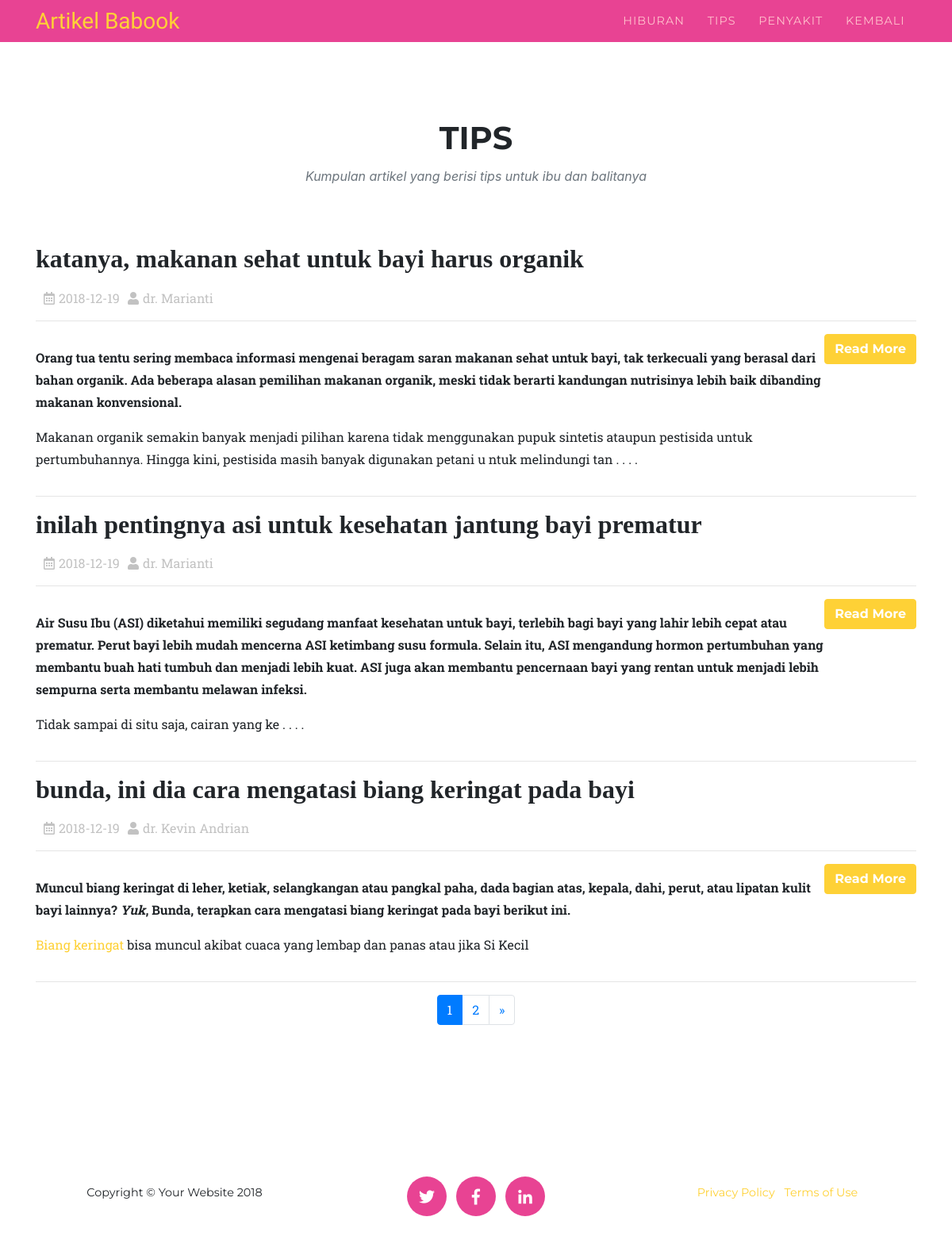
The page /tips.php on the database its author committed.
### tables this page shows
CREATE TABLE `artikel` (
  `id_artikel` int(3) NOT NULL,
  `judul` varchar(100) DEFAULT NULL,
  `tanggal` date DEFAULT NULL,
  `penulis` varchar(30) DEFAULT NULL,
  `isi` text DEFAULT NULL,
  `jenis` enum('Hiburan','Tips','Penyakit') DEFAULT NULL
);

### tips.php (the view, shortened to what this page needs)
<?php require 'config.php'; ?>
<!DOCTYPE html>
<html lang="en">
  <head>
    <link href="vendor/bootstrap/css/bootstrap.min.css" rel="stylesheet">
    <link href="vendor/fontawesome-free/css/all.min.css" rel="stylesheet" type="text/css">
      <link href="./css/artikel.css" rel="stylesheet">
    <link href="./css/agency.min2.css" rel="stylesheet">
    <link href="./css/agency2.css" rel="stylesheet">
  </head>
  <body id="page-top">
    <nav class="navbar navbar-expand-lg navbar-dark fixed-top" id="mainNav">
      <div class="container">
        <a class="navbar-brand js-scroll-trigger" href="#page-top">Artikel Babook</a>
        <div class="collapse navbar-collapse" id="navbarResponsive">
          <ul class="navbar-nav text-uppercase ml-auto">
               <li class="nav-item">
              <a class="nav-link" href="hiburan.php">HIBURAN</a>
            <li class="nav-item">
              <a class="nav-link" href="tips.php">TIPS</a>
            </li>
            <li class="nav-item">
              <a class="nav-link" href="penyakit.php">PENYAKIT</a>
            </li>
            <li class="nav-item">
              <a class="nav-link" href="index.php">KEMBALI</a>
            </li>
          </ul>
        </div>
      </div>
    </nav>
    <section id="services">
      <div class="container">
        <div class="row">
          <div class="col-lg-12 text-center">
            <h2 class="section-heading text-uppercase">TIPS</h2>
            <h3 class="section-subheading text-muted">Kumpulan artikel yang berisi tips untuk ibu dan balitanya</h3>
          </div>
   <?php
    $jumlahDataPerhalaman = 3;
    $data = mysqli_query($koneksi, "SELECT * FROM artikel where jenis='Tips' order by id_artikel desc");
    $jumlahData = mysqli_num_rows($data);
    $jumlahHalaman = ceil($jumlahData / $jumlahDataPerhalaman);
    $halamanAktif = ( isset($_GET["halaman"]) ) ? $_GET["halaman"] : 1;
    $awalData = ($jumlahDataPerhalaman * $halamanAktif) - $jumlahDataPerhalaman;
    $artikel = mysqli_query($koneksi,"SELECT * FROM artikel where jenis='Tips' order by id_artikel desc limit $awalData, $jumlahDataPerhalaman ");
    while ($res=mysqli_fetch_array($artikel)) { ?>
    <div class="col-md-12">
        <div class="panel panel-default">
         <div class="panel-body">
          <h2 style="font-family: Georgia"><?php echo $res['judul']; ?></h2>
          <div class="info-meta">
           <ul class="pagination">
              <li style="margin-left: 10px;"><i style="margin-right: 5px;" class="far fa-calendar-alt"></i><?php echo $res['tanggal']; ?></li>
              <li style="margin-left: 10px;"><i style="margin-right: 5px;" class="fa fa-user"></i><?php echo $res['penulis']; ?></li>
            </ul>
          </div>
          <hr>
          <div class = "media">
             <div class = "media-body">
              <p><?php echo substr($res['isi'],0,500); ?> . . . .
             </p>
             </div>
            <p style="text-align:right;">
            <a href="edukasi.php?edukasi=<?php echo $res['id_artikel']; ?>">
                <button class="btn btn-primary">Read More</button>
              </a>
            </p>
          </div>
          <hr>
         </div>
      </div>
     </div>
<?php } ?>
</div>
</div>
<div class="pagination justify-content-center">
<nav aria-label="Page navigation example">
  <ul class="pagination justify-content-center">
<?php for ($i=1; $i<= $jumlahHalaman ; $i++) : ?>
  <li class="page-item active">
  <?php if ($i == $halamanAktif) : ?>
    <a class="page-link" href="?halaman=<?= $i; ?>"><?php echo $i; ?></a>
    <?php else : ?>
    </li>
    <li class="page-item">
      <a class="page-link" href="?halaman=<?= $i; ?>"><?php echo $i; ?></a>
    <?php endif; ?>
  </li>
<?php endfor; ?>
<?php if($halamanAktif < $jumlahHalaman) : ?>
  <li class="page-item">
  <a class="page-link" href="?halaman=<?= $halamanAktif + 1; ?>">
    <span>&raquo;</span>
  </a>
<?php endif; ?>
</li>
</ul>
</nav>
</div>
 </section>
    <footer>
      <div class="container">
        <div class="row">
          <div class="col-md-4">
            <span class="copyright">Copyright &copy; Your Website 2018</span>
          </div>
          <div class="col-md-4">
            <ul class="list-inline social-buttons">
              <li class="list-inline-item">
                <a href="#">
                  <i class="fab fa-twitter"></i>
                </a>
              </li>
              <li class="list-inline-item">
                <a href="#">
                  <i class="fab fa-facebook-f"></i>
                </a>
              </li>
              <li class="list-inline-item">
                <a href="#">
                  <i class="fab fa-linkedin-in"></i>
                </a>
              </li>
            </ul>
          </div>
          <div class="col-md-4">
            <ul class="list-inline quicklinks">
              <li class="list-inline-item">
                <a href="#">Privacy Policy</a>
              </li>
              <li class="list-inline-item">
                <a href="#">Terms of Use</a>
              </li>
            </ul>
          </div>
        </div>
      </div>
    </footer>
  </body>
</html>

### css/artikel.css (style rules this page uses)
.info-meta { padding-top: 10px; color:#9999; }

### css/agency.min2.css (style rules this page uses)
body { overflow-x:hidden;font-family:'Roboto Slab',-apple-system,BlinkMacSystemFont,'Segoe UI',Roboto,'Helvetica Neue',Arial,sans-serif,'Apple Color Emoji','Segoe UI Emoji','Segoe UI Symbol','Noto Color Emoji' }
p { line-height:1.75 }
a { color:#fed136 }
h1,h2,h3,h4,h5,h6 { font-weight:700;font-family:Montserrat,-apple-system,BlinkMacSystemFont,'Segoe UI',Roboto,'Helvetica Neue',Arial,sans-serif,'Apple Color Emoji','Segoe UI Emoji','Segoe UI Symbol','Noto Color Emoji' }
section { padding:100px 0 }
section h2.section-heading { font-size:40px;margin-top:0;margin-bottom:15px }
section h3.section-subheading { font-size:16px;font-weight:400;font-style:italic;margin-bottom:75px;text-transform:none;font-family:'Droid Serif',-apple-system,BlinkMacSystemFont,'Segoe UI',Roboto,'Helvetica Neue',Arial,sans-serif,'Apple Color Emoji','Segoe UI Emoji','Segoe UI Symbol','Noto Color Emoji' }
@media (min-width:768px) { section { padding:150px 0 } }
.btn { font-family:Montserrat,-apple-system,BlinkMacSystemFont,'Segoe UI',Roboto,'Helvetica Neue',Arial,sans-serif,'Apple Color Emoji','Segoe UI Emoji','Segoe UI Symbol','Noto Color Emoji';font-weight:700 }
.btn-primary { background-color:#fed136;border-color:#fed136 }
#mainNav { background-color:#e84393 }
#mainNav .navbar-brand { color:#fed136;font-family:'Kaushan Script',-apple-system,BlinkMacSystemFont,'Segoe UI',Roboto,'Helvetica Neue',Arial,sans-serif,'Apple Color Emoji','Segoe UI Emoji','Segoe UI Symbol','Noto Color Emoji' }
#mainNav .navbar-nav .nav-item .nav-link { font-size:90%;font-weight:400;padding:.75em 0;letter-spacing:1px;color:pink;font-family:Montserrat,-apple-system,BlinkMacSystemFont,'Segoe UI',Roboto,'Helvetica Neue',Arial,sans-serif,'Apple Color Emoji','Segoe UI Emoji','Segoe UI Symbol','Noto Color Emoji' }
@media (min-width:992px) { #mainNav { padding-top:0px;padding-bottom:0px;border:none;background-color:#e84393 } }
@media (min-width:992px) { #mainNav .navbar-brand { font-size:1.75em;-webkit-transition:all .3s;transition:all .3s } }
@media (min-width:992px) { #mainNav .navbar-nav .nav-item .nav-link { padding:1.1em 1em!important } }
footer { padding:25px 0;text-align:center }
footer span.copyright { font-size:90%;line-height:40px;text-transform:none;font-family:Montserrat,-apple-system,BlinkMacSystemFont,'Segoe UI',Roboto,'Helvetica Neue',Arial,sans-serif,'Apple Color Emoji','Segoe UI Emoji','Segoe UI Symbol','Noto Color Emoji' }
footer ul.quicklinks { font-size:90%;line-height:40px;margin-bottom:0;text-transform:none;font-family:Montserrat,-apple-system,BlinkMacSystemFont,'Segoe UI',Roboto,'Helvetica Neue',Arial,sans-serif,'Apple Color Emoji','Segoe UI Emoji','Segoe UI Symbol','Noto Color Emoji' }
ul.social-buttons { margin-bottom:0 }
ul.social-buttons li a { font-size:20px;line-height:50px;display:block;width:50px;height:50px;-webkit-transition:all .3s;transition:all .3s;color:#fff;border-radius:100%;outline:0;background-color:#e84393 }

### rows shown on the page
artikel: judul "katanya, makanan sehat untuk bayi harus organik", tanggal "2018-12-19", penulis "dr. Marianti", isi "Orang tua tentu sering membaca informasi mengenai beragam saran makanan sehat untuk bayi, tak terkecuali yang berasal dari bahan organik. Ada beberapa alasan pemilihan makanan organik, meski tidak berarti kandungan nutrisinya lebih baik dibanding makanan konvensional. Makanan organik semakin banyak menjadi pilihan karena tidak menggunakan pupuk sintetis ataupun pestisida untuk pertumbuhannya. Hingga kini, pestisida masih banyak digunakan petani u ntuk melindungi tan"
artikel: judul "inilah pentingnya asi untuk kesehatan jantung bayi prematur", tanggal "2018-12-19", penulis "dr. Marianti", isi "Air Susu Ibu (ASI) diketahui memiliki segudang manfaat kesehatan untuk bayi, terlebih bagi bayi yang lahir lebih cepat atau prematur. Perut bayi lebih mudah mencerna ASI ketimbang susu formula. Selain itu, ASI mengandung hormon pertumbuhan yang membantu buah hati tumbuh dan menjadi lebih kuat. ASI juga akan membantu pencernaan bayi yang rentan untuk menjadi lebih sempurna serta membantu melawan infeksi. Tidak sampai di situ saja, cairan yang ke"
artikel: judul "bunda, ini dia cara mengatasi biang keringat pada bayi", tanggal "2018-12-19", penulis "dr. Kevin Andrian", isi "Muncul biang keringat di leher, ketiak, selangkangan atau pangkal paha, dada bagian atas, kepala, dahi, perut, atau lipatan kulit bayi lainnya? Yuk , Bunda, terapkan cara mengatasi biang keringat pada bayi berikut ini. Biang keringat bisa muncul akibat cuaca yang lembap dan panas atau jika Si Kecil"
